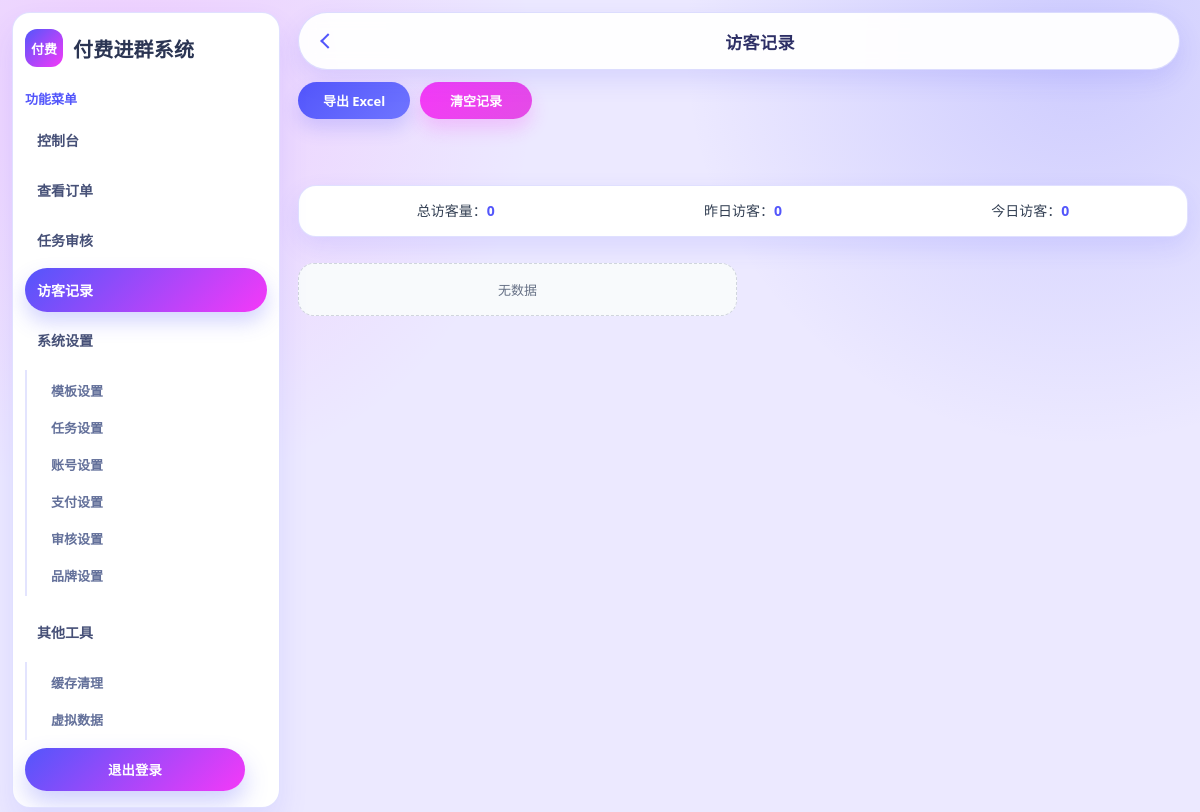
The app's page /admin/visitor.php (signed in), older data.
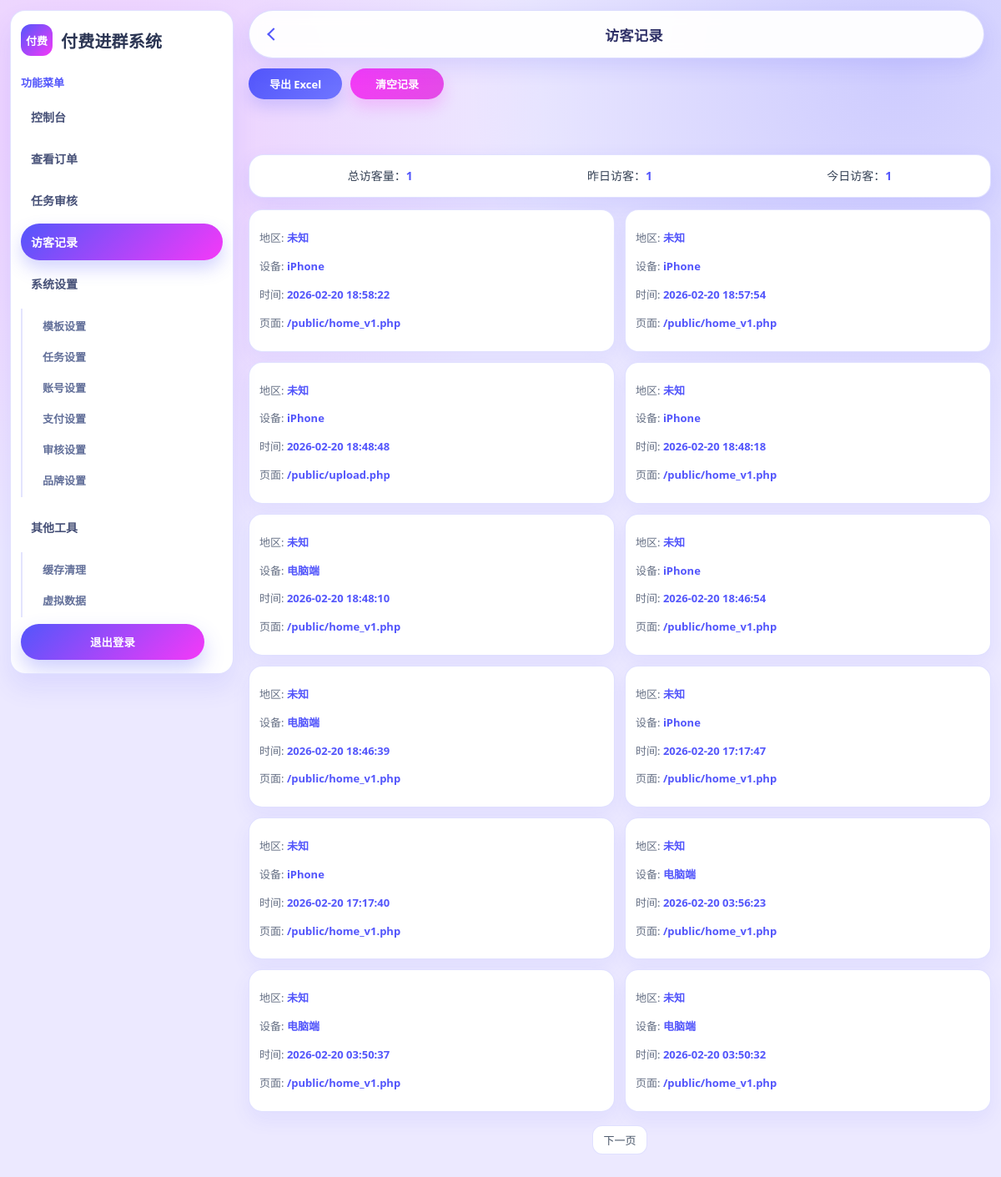
The same page, newer data.
### tables this page shows
CREATE TABLE `visitors` (
  `id` int(11) NOT NULL AUTO_INCREMENT,
  `ip_address` varchar(45) NOT NULL,
  `user_agent` varchar(100) NOT NULL,
  `visit_time` datetime NOT NULL,
  `page_url` varchar(255) NOT NULL,
  `ip_location` varchar(255) DEFAULT NULL,
  PRIMARY KEY (`id`)
);

### admin/query-visitors.php (called while the page is built, shortened)
<?php
require '../config/config.php';
function getTodayVisitors($conn) {
    $today = date('Y-m-d');
    $sql = "SELECT COUNT(DISTINCT ip_address) AS count FROM visitors WHERE DATE(visit_time) = '$today'";
    $result = $conn->query($sql);
    if ($result) {
        $row = $result->fetch_assoc();
        return $row['count'];
    } else {
        return 0;
    }
}
function getYesterdayVisitors($conn) {
    $yesterday = date('Y-m-d', strtotime('-1 day'));
    $sql = "SELECT COUNT(DISTINCT ip_address) AS count FROM visitors WHERE DATE(visit_time) = '$yesterday'";
    $result = $conn->query($sql);
    if ($result) {
        $row = $result->fetch_assoc();
        return $row['count'];
    } else {
        return 0;
    }
}
function getAllVisitors($conn, $page = 1, $limit = 10) {
    $offset = ($page - 1) * $limit;
    $sql = "SELECT ip_address, ip_location, user_agent, visit_time, page_url FROM visitors ORDER BY visit_time DESC LIMIT $offset, $limit";
    $result = $conn->query($sql);
    if ($result) {
        return $result->fetch_all(MYSQLI_ASSOC);
    } else {
        return [];
    }
}
function getTotalVisitors($conn) {
    $sql = "SELECT COUNT(DISTINCT ip_address) AS count FROM visitors";
    $result = $conn->query($sql);
    if ($result) {
        $row = $result->fetch_assoc();
        return $row['count'];
    } else {
        return 0;
    }
}
function getTotalRecords($conn) {
    $sql = "SELECT COUNT(*) as total FROM visitors";
    $result = $conn->query($sql);
    if ($result) {
        $row = $result->fetch_assoc();
        return $row['total'];
    } else {
        return 0;
    }
}
$page = isset($_GET['page']) ? intval($_GET['page']) : 1;
$limit = 12;
$totalVisitors = getTotalVisitors($conn);
$allVisitors = getAllVisitors($conn, $page, $limit);
$todayVisitors = getTodayVisitors($conn);
$yesterdayVisitors = getYesterdayVisitors($conn);
$totalRecords = getTotalRecords($conn);
$totalPages = ceil($totalRecords / $limit);
?>

### admin/visitor.php (the view, shortened to what this page needs)
<?php
require_once 'query-visitors.php';
?>
<!DOCTYPE html>
<html lang="zh-CN">
<head>
	 <link rel="stylesheet" href="../static/css/admin.css">
</head>
<body>
    <div class="navbar">
        <a class="back-button left-arrow" href="index.php"></a>
        <div class="title">访客记录</div>
    </div>
   <div class="admin-action-bar">
        <a class="admin-pill-btn admin-pill-btn-primary" href="visitor_export.php">导出 Excel</a>
        <button class="admin-pill-btn admin-pill-btn-danger" type="button" onclick="showConfirmModal()">清空记录</button>
   </div>
    <div class="main" style="margin-top: 50px;">
        <div class="statistics order-details">
		    <p>总访客量：<span class="order-dingdan"><?php echo $totalVisitors;?></span></p>
            <p>昨日访客：<span class="order-dingdan"><?php echo $yesterdayVisitors;?></span></p>
            <p>今日访客：<span class="order-dingdan"><?php echo $todayVisitors;?></span></p>
		</div>
	<div class="visitor-list-grid">
	<?php
	if (empty($allVisitors)) {
	    echo '<p class="no-data">无数据</p>';
	} else {
	    foreach ($allVisitors as $visitor) {
	        ?>
	        <ul class="order-list">
	            <li class="order-item">
	                <div class="order-details">
	                    <p>地区: <span class="order-dingdan"><?php echo htmlspecialchars($visitor['ip_location']); ?></span></p>
	                    <p>设备: <span class="order-dingdan"><?php echo htmlspecialchars($visitor['user_agent']); ?></span></p>
	                    <p>时间: <span class="order-dingdan"><?php echo htmlspecialchars($visitor['visit_time']); ?></span></p>
	                    <p>页面: <span class="order-dingdan"><?php echo htmlspecialchars($visitor['page_url']); ?></span></p>
	                </div>
	            </li>
	        </ul>
	        <?php
	    }
	}
	?>
	</div>
	    <div class="pagination">
	        <?php if ($page < $totalPages): ?>
	            <a href="?page=<?php echo $page + 1; ?>">下一页</a>
	        <?php endif; ?>
	    </div>
</body>
</html>

Row changes from the older to the newer data that the page shows:
added visitors: ip_location "未知", user_agent "iPhone", visit_time "2026-02-20 18:58:22", page_url "/public/home_v1.php"
added visitors: ip_location "未知", user_agent "iPhone", visit_time "2026-02-20 18:57:54", page_url "/public/home_v1.php"
added visitors: ip_location "未知", user_agent "iPhone", visit_time "2026-02-20 18:48:48", page_url "/public/upload.php"
added visitors: ip_location "未知", user_agent "iPhone", visit_time "2026-02-20 18:48:18", page_url "/public/home_v1.php"
added visitors: ip_location "未知", user_agent "电脑端", visit_time "2026-02-20 18:48:10", page_url "/public/home_v1.php"
added visitors: ip_location "未知", user_agent "iPhone", visit_time "2026-02-20 18:46:54", page_url "/public/home_v1.php"
added visitors: ip_location "未知", user_agent "电脑端", visit_time "2026-02-20 18:46:39", page_url "/public/home_v1.php"
added visitors: ip_location "未知", user_agent "iPhone", visit_time "2026-02-20 17:17:47", page_url "/public/home_v1.php"
added visitors: ip_location "未知", user_agent "iPhone", visit_time "2026-02-20 17:17:40", page_url "/public/home_v1.php"
added visitors: ip_location "未知", user_agent "电脑端", visit_time "2026-02-20 03:56:23", page_url "/public/home_v1.php"
added visitors: ip_location "未知", user_agent "电脑端", visit_time "2026-02-20 03:50:37", page_url "/public/home_v1.php"
added visitors: ip_location "未知", user_agent "电脑端", visit_time "2026-02-20 03:50:32", page_url "/public/home_v1.php"
Text that changed along with them:
$totalVisitors: "0" → "1"
$yesterdayVisitors: "0" → "1"
$todayVisitors: "0" → "1"
text no longer shown: "无数据"
text now shown: "下一页"
